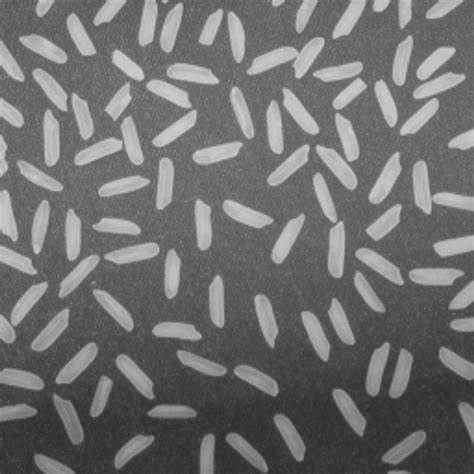
#> input picture DIP/图像分割实验/SegImg.bmp, 474 x 474 px
$ python moveSeg.py   (older library calls are emulated)
#> lines starting #> are read from the running program, lines starting #| are printed output that depends on the picture; after the words box and inside, x2 and y2 are one past the last pixel; in counts of white or black regions, pixels touching at a corner belong together
import cv2
import numpy as np

image = cv2.imread("SegImg.bmp", cv2.IMREAD_GRAYSCALE)
#> image is the input picture: shape (474, 474); min 36, max 213, mean 111.4
img_row = image.shape[0]
#> img_row = 474
img_col = image.shape[1]
#> img_col = 474
size = img_row * img_col
#> size = 224676

#按Z字形扫描图像
arr = np.zeros(size)
for i in range(0, img_row):
    for j in range(0, img_col):
        if img_row/2 is 0:
            arr[img_col*i+j] = image[i][j]
        else:
            arr[img_col*i+img_col-1-j] = image[i][j]

n = 20
m = np.zeros(size)
for k in range(n-1, size):
    sum = 0
    for i in range(k+1-n, k+1):
        sum += arr[i]
    m[k] = sum/n

b = 1.2
image2 = np.zeros([img_row, img_col], np.int)
for i in range(0, img_row):
    for j in range(0, img_col):
        if img_row/2 is 0:
            T_ij = b * m[img_col*i+j]
        else:
            T_ij = b * m[img_col*i+img_col-1-j]
        if image[i][j] > T_ij:
            image2[i][j] = 255
        else:
            image2[i][j] = 0
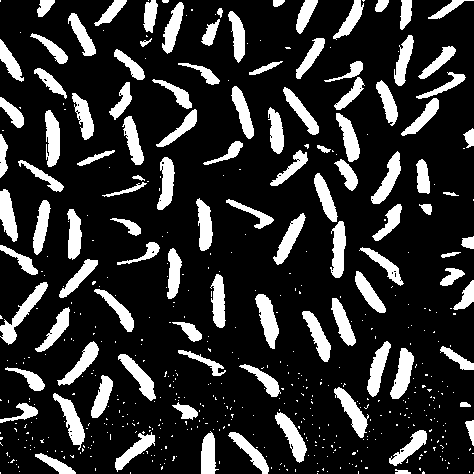
#> image2: shape (474, 474) int64; 18.7% white; 533 white regions (428 under 20 px), largest, box (x1, y1, x2, y2) and area: (0, 282, 48, 345) 759, (255, 294, 279, 349) 700, (390, 348, 414, 399) 669

image2 = image2.astype(np.uint8)
cv2.imshow('SegOut.png', image2)
cv2.waitKey(0)
cv2.imwrite('SegOut2.bmp', image2)
